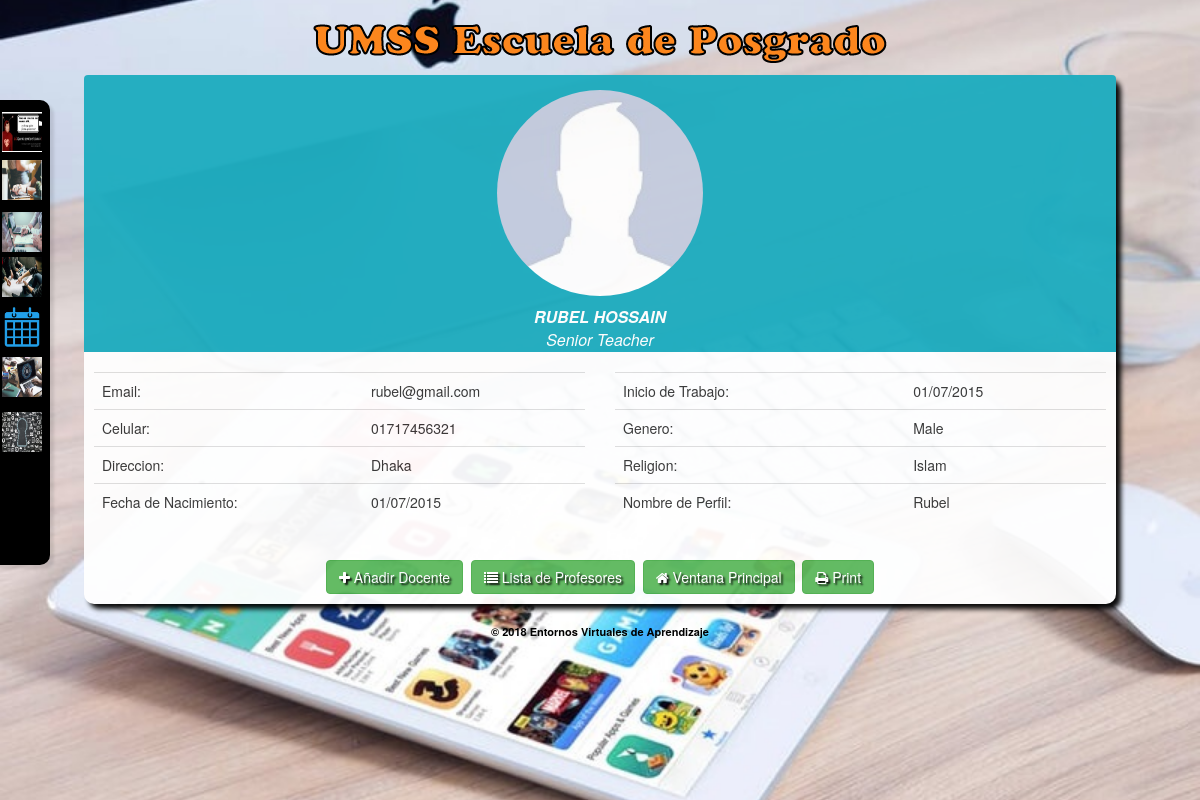
/teacher/teacher_details.php?id=3 (signed in), run on the app's committed database.
### tables this page shows
CREATE TABLE IF NOT EXISTS `tbl_add_teacher` (
  `teacher_id` int(11) NOT NULL AUTO_INCREMENT,
  `t_name` varchar(200) NOT NULL,
  `t_designation` varchar(200) NOT NULL,
  `t_dob` varchar(50) NOT NULL,
  `t_gender` varchar(200) NOT NULL,
  `t_religion` varchar(200) NOT NULL,
  `t_email` varchar(200) NOT NULL,
  `t_phone` varchar(200) NOT NULL,
  `t_address` varchar(500) NOT NULL,
  `t_joining_date` varchar(100) NOT NULL,
  `t_photo` varchar(100) NOT NULL,
  `t_username` varchar(100) NOT NULL,
  `t_password` varchar(200) NOT NULL,
  `created_date` timestamp NOT NULL DEFAULT CURRENT_TIMESTAMP,
  PRIMARY KEY (`teacher_id`)
);

### teacher/teacher_details.php (the view, shortened to what this page needs)
<?php include('../header.php');
?>
<link type="text/css" href="<?php echo WEB_URL; ?>css/bootstrap.css" rel="stylesheet" />
<div class="content">
  <div id="print_area">
    <div class="bio-graph-heading">
      <?php
$result = mysqli_query($link,"Select * from tbl_add_teacher where teacher_id='".$_GET['id']."'");
while($row = mysqli_fetch_array($result)){
$t_photo = WEB_URL . 'img/no_image.jpg';
?>
      <div align="center" style="width:100%;"><img class="img_ratio img-circle" src="<?php echo $t_photo;  ?>"></div>
      <div class="details_top_text"><?php echo $row['t_name']; ?></div>
      <p><?php echo $row['t_designation']; ?></p>
      <?php } ?>
    </div>
    <div style="padding:10px;">
      <?php
    $result = mysqli_query($link,"Select * from tbl_add_teacher where teacher_id='".$_GET['id']."'");
	while($row = mysqli_fetch_array($result)){?>
      <div class="row">
        <div class="col-md-6">
          <table class="table">
            <tr>
              <td>Email:</td>
              <td><?php echo $row['t_email'];?></td>
            </tr>
            <tr>
              <td>Celular:</td>
              <td><?php echo $row['t_phone'];?></td>
            </tr>
            <tr>
              <td>Direccion:</td>
              <td><?php echo $row['t_address'];?></td>
            </tr>
            <tr>
              <td>Fecha de Nacimiento:</td>
              <td><?php echo $row['t_dob'];?></td>
            </tr>
          </table>
        </div>
        <div class="col-md-6">
          <table class="table">
            <tr>
              <td>Inicio de Trabajo:</td>
              <td><?php echo $row['t_joining_date'];?></td>
            </tr>
            <tr>
              <td>Genero:</td>
              <td><?php echo $row['t_gender'];?></td>
            </tr>
            <tr>
              <td>Religion:</td>
              <td><?php echo $row['t_religion'];?></td>
            </tr>
            <tr>
              <td>Nombre de Perfil:</td>
              <td><?php echo $row['t_username'];?></td>
            </tr>
          </table>
        </div>
      </div>
      <?php }  ?>
    </div>
  </div>
  <div style="padding:10px;" align="center"><a class="btn btn_add_new btn-success" href="<?php echo WEB_URL; ?>teacher/add_teacher.php"><i class="fa fa-plus"></i>&nbsp;Añadir Docente</a>&nbsp;&nbsp;<a class="btn btn_add_new btn-success" href="<?php echo WEB_URL; ?>teacher/teacher_list.php"><i class="fa fa-list"></i>&nbsp;Lista de Profesores</a>&nbsp;&nbsp;<a class="btn btn_add_new btn-success" href="<?php echo WEB_URL; ?>dashboard.php"><i class="fa fa-home"></i>&nbsp;Ventana Principal</a>&nbsp;&nbsp;<a class="btn btn_add_new btn-success" onclick="printContent('print_area','Teacher Information')" href="javascript:;"><i class="fa fa-print"></i>&nbsp;Print</a></div>
</div>
<?php include('../copyright.php');?>
<?php include('../footer.php');?>

### css/style.css (style rules this page uses)
body { font-family: Verdana,Arial,Helvetica,sans-serif; font-size: 12px; }
.content { width:86%; height:auto; margin:0 auto; background:#fff; opacity: 0.95; box-shadow:5px 5px 5px #000; border-radius:10px; min-height:517px; position:relative; }
a { outline:none !important; }
.bio-graph-heading { padding:0 !important; padding-top:15px !important;; }
.img_ratio { width:20%; }
.details_top_text { font-size:16px;text-transform:uppercase;margin-top:10px;font-weight:bold; }

### data on the page
tbl_add_teacher: t_name "RUBEL HOSSAIN", t_designation "Senior Teacher", t_email "rubel@gmail.com", t_phone "01717456321", t_address "Dhaka", t_dob "01/07/2015", t_joining_date "01/07/2015", t_gender "Male", t_religion "Islam", t_username "Rubel"
